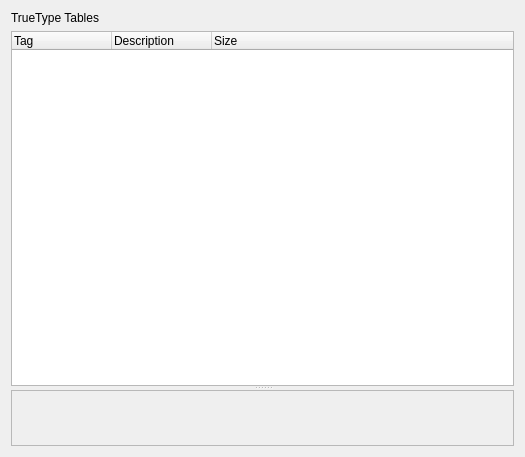
<ui version="4.0" >
 <class>TTTableWidget</class>
 <widget class="QWidget" name="TTTableWidget" >
  <property name="geometry" >
   <rect>
    <x>0</x>
    <y>0</y>
    <width>525</width>
    <height>457</height>
   </rect>
  </property>
  <property name="windowTitle" >
   <string>Form</string>
  </property>
  <layout class="QGridLayout" name="gridLayout" >
   <item row="0" column="0" >
    <widget class="QLabel" name="label" >
     <property name="text" >
      <string>TrueType Tables </string>
     </property>
    </widget>
   </item>
   <item row="1" column="0" >
    <widget class="QSplitter" name="splitter" >
     <property name="orientation" >
      <enum>Qt::Vertical</enum>
     </property>
     <widget class="QTreeWidget" name="tView" >
      <property name="columnCount" >
       <number>3</number>
      </property>
      <column>
       <property name="text" >
        <string>Tag</string>
       </property>
      </column>
      <column>
       <property name="text" >
        <string>Description</string>
       </property>
      </column>
      <column>
       <property name="text" >
        <string>Size</string>
       </property>
      </column>
     </widget>
     <widget class="QHexView" name="hexView" >
      <property name="frameShape" >
       <enum>QFrame::StyledPanel</enum>
      </property>
      <property name="frameShadow" >
       <enum>QFrame::Raised</enum>
      </property>
     </widget>
    </widget>
   </item>
  </layout>
 </widget>
 <customwidgets>
  <customwidget>
   <class>QHexView</class>
   <extends>QFrame</extends>
   <header>QHexView.h</header>
   <container>1</container>
  </customwidget>
 </customwidgets>
 <resources/>
 <connections/>
</ui>
